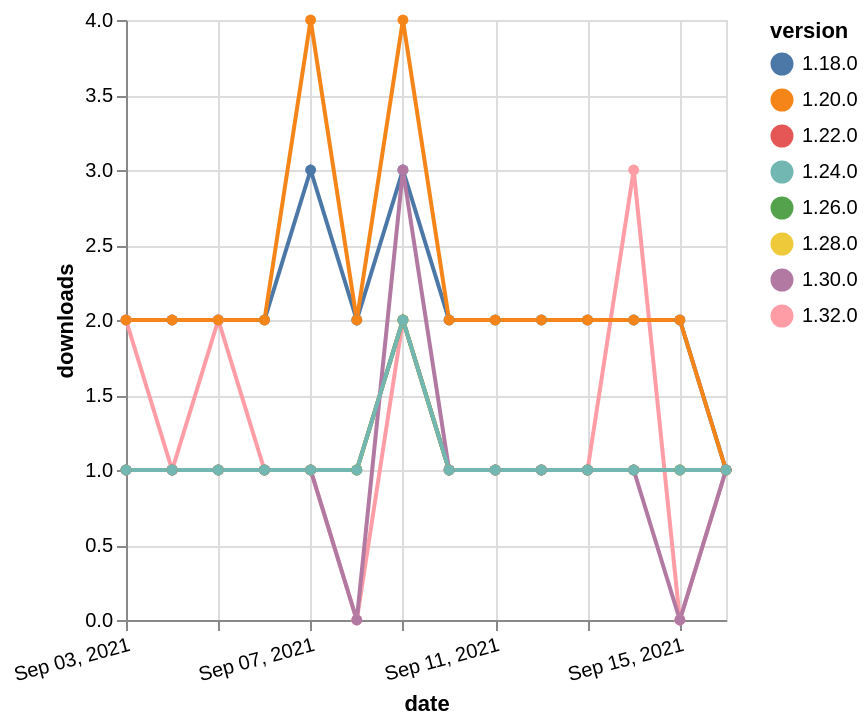

This figure's Vega-Lite source:
### Vega-Lite specification from a JSON file in a GitHub repository (floating-point values rounded to 4 significant figures)
{"$schema": "https://vega.github.io/schema/vega-lite/v5.json", "description": "A simple bar chart with embedded data.", "data": {"values": [{"date": "2021-09-03", "total": 2347, "delta": 2, "version": "1.18.0"}, {"date": "2021-09-04", "total": 2349, "delta": 2, "version": "1.18.0"}, {"date": "2021-09-05", "total": 2351, "delta": 2, "version": "1.18.0"}, {"date": "2021-09-06", "total": 2353, "delta": 2, "version": "1.18.0"}, {"date": "2021-09-07", "total": 2356, "delta": 3, "version": "1.18.0"}, {"date": "2021-09-08", "total": 2358, "delta": 2, "version": "1.18.0"}, {"date": "2021-09-09", "total": 2361, "delta": 3, "version": "1.18.0"}, {"date": "2021-09-10", "total": 2363, "delta": 2, "version": "1.18.0"}, {"date": "2021-09-11", "total": 2365, "delta": 2, "version": "1.18.0"}, {"date": "2021-09-12", "total": 2367, "delta": 2, "version": "1.18.0"}, {"date": "2021-09-13", "total": 2369, "delta": 2, "version": "1.18.0"}, {"date": "2021-09-14", "total": 2371, "delta": 2, "version": "1.18.0"}, {"date": "2021-09-15", "total": 2373, "delta": 2, "version": "1.18.0"}, {"date": "2021-09-16", "total": 2374, "delta": 1, "version": "1.18.0"}, {"date": "2021-09-03", "total": 120, "delta": 2, "version": "1.32.0"}, {"date": "2021-09-04", "total": 121, "delta": 1, "version": "1.32.0"}, {"date": "2021-09-05", "total": 123, "delta": 2, "version": "1.32.0"}, {"date": "2021-09-06", "total": 124, "delta": 1, "version": "1.32.0"}, {"date": "2021-09-07", "total": 125, "delta": 1, "version": "1.32.0"}, {"date": "2021-09-08", "total": 125, "delta": 0, "version": "1.32.0"}, {"date": "2021-09-09", "total": 127, "delta": 2, "version": "1.32.0"}, {"date": "2021-09-10", "total": 128, "delta": 1, "version": "1.32.0"}, {"date": "2021-09-11", "total": 129, "delta": 1, "version": "1.32.0"}, {"date": "2021-09-12", "total": 130, "delta": 1, "version": "1.32.0"}, {"date": "2021-09-13", "total": 131, "delta": 1, "version": "1.32.0"}, {"date": "2021-09-14", "total": 134, "delta": 3, "version": "1.32.0"}, {"date": "2021-09-15", "total": 134, "delta": 0, "version": "1.32.0"}, {"date": "2021-09-16", "total": 135, "delta": 1, "version": "1.32.0"}, {"date": "2021-09-03", "total": 244, "delta": 1, "version": "1.22.0"}, {"date": "2021-09-04", "total": 245, "delta": 1, "version": "1.22.0"}, {"date": "2021-09-05", "total": 246, "delta": 1, "version": "1.22.0"}, {"date": "2021-09-06", "total": 247, "delta": 1, "version": "1.22.0"}, {"date": "2021-09-07", "total": 248, "delta": 1, "version": "1.22.0"}, {"date": "2021-09-08", "total": 249, "delta": 1, "version": "1.22.0"}, {"date": "2021-09-09", "total": 251, "delta": 2, "version": "1.22.0"}, {"date": "2021-09-10", "total": 252, "delta": 1, "version": "1.22.0"}, {"date": "2021-09-11", "total": 253, "delta": 1, "version": "1.22.0"}, {"date": "2021-09-12", "total": 254, "delta": 1, "version": "1.22.0"}, {"date": "2021-09-13", "total": 255, "delta": 1, "version": "1.22.0"}, {"date": "2021-09-14", "total": 256, "delta": 1, "version": "1.22.0"}, {"date": "2021-09-15", "total": 257, "delta": 1, "version": "1.22.0"}, {"date": "2021-09-16", "total": 258, "delta": 1, "version": "1.22.0"}, {"date": "2021-09-03", "total": 163, "delta": 1, "version": "1.28.0"}, {"date": "2021-09-04", "total": 164, "delta": 1, "version": "1.28.0"}, {"date": "2021-09-05", "total": 165, "delta": 1, "version": "1.28.0"}, {"date": "2021-09-06", "total": 166, "delta": 1, "version": "1.28.0"}, {"date": "2021-09-07", "total": 167, "delta": 1, "version": "1.28.0"}, {"date": "2021-09-08", "total": 168, "delta": 1, "version": "1.28.0"}, {"date": "2021-09-09", "total": 170, "delta": 2, "version": "1.28.0"}, {"date": "2021-09-10", "total": 171, "delta": 1, "version": "1.28.0"}, {"date": "2021-09-11", "total": 172, "delta": 1, "version": "1.28.0"}, {"date": "2021-09-12", "total": 173, "delta": 1, "version": "1.28.0"}, {"date": "2021-09-13", "total": 174, "delta": 1, "version": "1.28.0"}, {"date": "2021-09-14", "total": 175, "delta": 1, "version": "1.28.0"}, {"date": "2021-09-15", "total": 176, "delta": 1, "version": "1.28.0"}, {"date": "2021-09-16", "total": 177, "delta": 1, "version": "1.28.0"}, {"date": "2021-09-03", "total": 178, "delta": 1, "version": "1.26.0"}, {"date": "2021-09-04", "total": 179, "delta": 1, "version": "1.26.0"}, {"date": "2021-09-05", "total": 180, "delta": 1, "version": "1.26.0"}, {"date": "2021-09-06", "total": 181, "delta": 1, "version": "1.26.0"}, {"date": "2021-09-07", "total": 182, "delta": 1, "version": "1.26.0"}, {"date": "2021-09-08", "total": 183, "delta": 1, "version": "1.26.0"}, {"date": "2021-09-09", "total": 185, "delta": 2, "version": "1.26.0"}, {"date": "2021-09-10", "total": 186, "delta": 1, "version": "1.26.0"}, {"date": "2021-09-11", "total": 187, "delta": 1, "version": "1.26.0"}, {"date": "2021-09-12", "total": 188, "delta": 1, "version": "1.26.0"}, {"date": "2021-09-13", "total": 189, "delta": 1, "version": "1.26.0"}, {"date": "2021-09-14", "total": 190, "delta": 1, "version": "1.26.0"}, {"date": "2021-09-15", "total": 191, "delta": 1, "version": "1.26.0"}, {"date": "2021-09-16", "total": 192, "delta": 1, "version": "1.26.0"}, {"date": "2021-09-03", "total": 2493, "delta": 2, "version": "1.20.0"}, {"date": "2021-09-04", "total": 2495, "delta": 2, "version": "1.20.0"}, {"date": "2021-09-05", "total": 2497, "delta": 2, "version": "1.20.0"}, {"date": "2021-09-06", "total": 2499, "delta": 2, "version": "1.20.0"}, {"date": "2021-09-07", "total": 2503, "delta": 4, "version": "1.20.0"}, {"date": "2021-09-08", "total": 2505, "delta": 2, "version": "1.20.0"}, {"date": "2021-09-09", "total": 2509, "delta": 4, "version": "1.20.0"}, {"date": "2021-09-10", "total": 2511, "delta": 2, "version": "1.20.0"}, {"date": "2021-09-11", "total": 2513, "delta": 2, "version": "1.20.0"}, {"date": "2021-09-12", "total": 2515, "delta": 2, "version": "1.20.0"}, {"date": "2021-09-13", "total": 2517, "delta": 2, "version": "1.20.0"}, {"date": "2021-09-14", "total": 2519, "delta": 2, "version": "1.20.0"}, {"date": "2021-09-15", "total": 2521, "delta": 2, "version": "1.20.0"}, {"date": "2021-09-16", "total": 2522, "delta": 1, "version": "1.20.0"}, {"date": "2021-09-03", "total": 184, "delta": 1, "version": "1.30.0"}, {"date": "2021-09-04", "total": 185, "delta": 1, "version": "1.30.0"}, {"date": "2021-09-05", "total": 186, "delta": 1, "version": "1.30.0"}, {"date": "2021-09-06", "total": 187, "delta": 1, "version": "1.30.0"}, {"date": "2021-09-07", "total": 188, "delta": 1, "version": "1.30.0"}, {"date": "2021-09-08", "total": 188, "delta": 0, "version": "1.30.0"}, {"date": "2021-09-09", "total": 191, "delta": 3, "version": "1.30.0"}, {"date": "2021-09-10", "total": 192, "delta": 1, "version": "1.30.0"}, {"date": "2021-09-11", "total": 193, "delta": 1, "version": "1.30.0"}, {"date": "2021-09-12", "total": 194, "delta": 1, "version": "1.30.0"}, {"date": "2021-09-13", "total": 195, "delta": 1, "version": "1.30.0"}, {"date": "2021-09-14", "total": 196, "delta": 1, "version": "1.30.0"}, {"date": "2021-09-15", "total": 196, "delta": 0, "version": "1.30.0"}, {"date": "2021-09-16", "total": 197, "delta": 1, "version": "1.30.0"}, {"date": "2021-09-03", "total": 194, "delta": 1, "version": "1.24.0"}, {"date": "2021-09-04", "total": 195, "delta": 1, "version": "1.24.0"}, {"date": "2021-09-05", "total": 196, "delta": 1, "version": "1.24.0"}, {"date": "2021-09-06", "total": 197, "delta": 1, "version": "1.24.0"}, {"date": "2021-09-07", "total": 198, "delta": 1, "version": "1.24.0"}, {"date": "2021-09-08", "total": 199, "delta": 1, "version": "1.24.0"}, {"date": "2021-09-09", "total": 201, "delta": 2, "version": "1.24.0"}, {"date": "2021-09-10", "total": 202, "delta": 1, "version": "1.24.0"}, {"date": "2021-09-11", "total": 203, "delta": 1, "version": "1.24.0"}, {"date": "2021-09-12", "total": 204, "delta": 1, "version": "1.24.0"}, {"date": "2021-09-13", "total": 205, "delta": 1, "version": "1.24.0"}, {"date": "2021-09-14", "total": 206, "delta": 1, "version": "1.24.0"}, {"date": "2021-09-15", "total": 207, "delta": 1, "version": "1.24.0"}, {"date": "2021-09-16", "total": 208, "delta": 1, "version": "1.24.0"}]}, "width": "container", "mark": {"type": "line", "point": {"filled": true}}, "encoding": {"x": {"field": "date", "type": "temporal", "timeUnit": "yearmonthdate", "title": "date", "axis": {"labelAngle": -15}}, "y": {"field": "delta", "type": "quantitative", "title": "downloads"}, "color": {"field": "version", "type": "nominal"}, "tooltip": {"field": "delta"}}}
